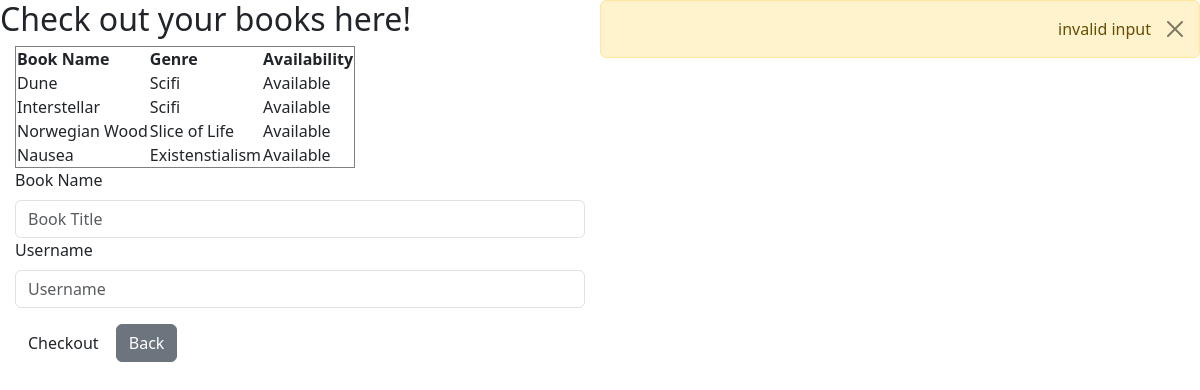
Screenshot of /checkout/ (signed in) with the database file from the repository.
### website/settings/roles.py (models this page shows)
class Book_data(db.Model):
    id = db.Column(db.Integer, primary_key=True)
    book_ttl = db.Column(db.String(100),nullable=False)
    book_gere = db.Column(db.String(100), nullable=False)
    book_aval = db.Column(db.Boolean, nullable=True)

### website/routes.py (the view)
@myapp_obj.route('/checkout/', methods=['GET', 'POST'])
@login_required
def checkout_book():
    form = checkout_book_form()
    if form.validate_on_submit():
        user_id = current_user.id
        book_title = Book_data.query.filter_by(book_ttl=form.book_title.data).first()
        print(book_title)
        if book_title == None:
            flash("Book not found.")
        else:
            checkout = Rent_books(username=current_user.username, bookname=book_title.book_ttl, returndate=datetime.now()+timedelta(days=7))
            db.session.add(checkout)
            db.session.delete(book_title)
            db.session.commit()
    else:
        flash('invalid input')
    books = Book_data.query.all()
    return render_template('checkout_books.html', form=form, books=books)

### website/settings/forms.py
class checkout_book_form(FlaskForm):
    username = StringField('Username', validators=[DataRequired()])
    book_title = StringField('Book Title', validators=[DataRequired()])
    submit = SubmitField('Checkout')

### website/routes.py (called while the page is built)
@myapp_obj.before_request
def create_db():
    db.create_all()

### website/templates/checkout_books.html (shortened to what this page needs)
{% extends "base.html"%}
{% block content %}
<html lang="en" data-bs-theme="auto">
  <head><script src="../assets/js/color-modes.js"></script>
    <link rel="stylesheet" href="https://cdn.jsdelivr.net/npm/@docsearch/css@3">
<link href="../assets/dist/css/bootstrap.min.css" rel="stylesheet">
    <link href="https://cdn.jsdelivr.net/npm/bootstrap-icons@1.10.5/font/bootstrap-icons.min.css" rel="stylesheet">
    <link href="dashboard.css" rel="stylesheet">
  </head>
<div class="sidenav">
         <div class="login-main-text">
            <h2>Check out your books here!</h2>
         </div>
      </div>
      <div class="main">
         <div class="col-md-6 col-sm-12">
	     <table border="1">
              <thead>
                 <tr>
                  <th>Book Name</th>
                  <th>Genre</th>
                  <th>Availability</th>
                </tr>
              </thead>
             <tbody>
            {% for book in books %}
                <tr>
                    <td>{{ book.book_ttl }}</td>
                    <td>{{ book.book_gere }}</td>
                    <td>{{ "Available" if book.book_aval else "Not Available" }}</td>
                </tr>
            {% endfor %}
        </tbody>
    </table>
            <div class="login-form">
               <form action="/checkout/" method="POST" novalidate>
                  <div class="form-group">
                     <label>Book Name</label>
                     {{form.book_title(type="text", class="form-control", placeholder="Book Title")}}
                     <label>Username</label>
		     {{form.username(type="text", class="form-control", placeholder="Username")}}
                  </div>
                  {{form.submit(type="submit", class="btn btn-black")}}
                  <a href="{{ url_for('home') }}" class="btn btn-secondary">Back</a>
               </form>
            </div>
         </div>
      </div>
{% endblock %}

### rows the page displays
Book_data: book_ttl "Dune", book_gere "Scifi", book_aval "Available"
Book_data: book_ttl "Interstellar", book_gere "Scifi", book_aval "Available"
Book_data: book_ttl "Norwegian Wood", book_gere "Slice of Life", book_aval "Available"
Book_data: book_ttl "Nausea", book_gere "Existenstialism", book_aval "Available"

### other values shown
{{ messages }} "invalid input"
